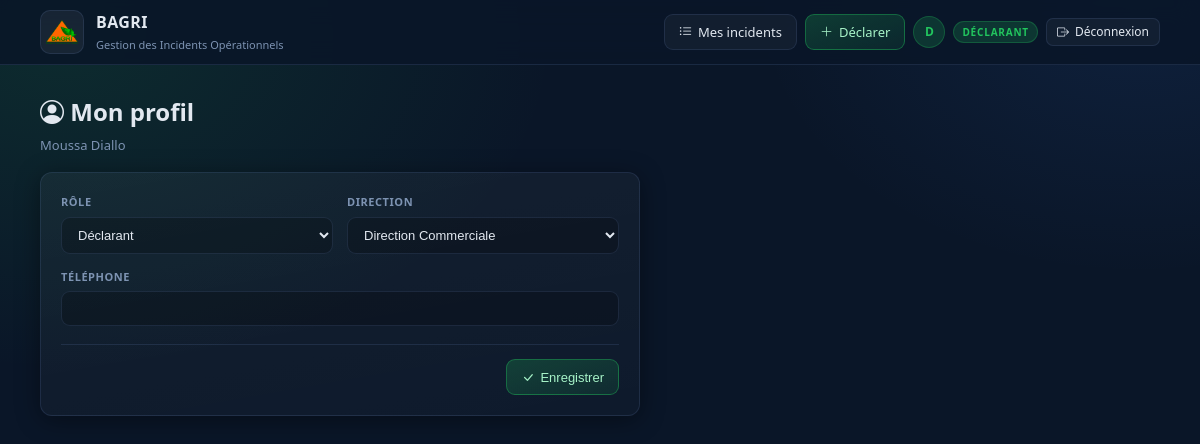
/comptes/profil/ (signed in), run on the app's committed database.
### accounts/models.py (models this page shows, shortened)
class Profile(models.Model):
    ROLE_DECLARANT   = "DECLARANT"
    ROLE_CHEF        = "CHEF"
    ROLE_RISQUES_OP  = "RISQUES_OP"
    ROLE_DIR_RISQUES = "DIR_RISQUES"
    ROLE_ADMIN       = "ADMIN"
    ROLE_CHOICES = [
        (ROLE_DECLARANT,   "Déclarant"),
        (ROLE_CHEF,        "Chef de direction"),
        (ROLE_RISQUES_OP,  "Agent traitement (Risques opérationnels)"),
        (ROLE_DIR_RISQUES, "Directeur Gestion des Risques"),
        (ROLE_ADMIN,       "Administrateur"),
    ]
    ROLES_AVEC_DIRECTION = (ROLE_DECLARANT, ROLE_CHEF)
    user      = models.OneToOneField(settings.AUTH_USER_MODEL, on_delete=models.CASCADE, related_name="profile")
    role      = models.CharField(max_length=30, choices=ROLE_CHOICES, default=ROLE_DECLARANT)
    direction = models.CharField(max_length=200, choices=DIRECTION_VALUES, blank=True, default="")
    telephone = models.CharField(max_length=50, blank=True, default="")
    @property
    def is_declarant(self):  return self.role == self.ROLE_DECLARANT
    @property
    def is_chef(self):       return self.role == self.ROLE_CHEF
    @property
    def is_risques_op(self): return self.role == self.ROLE_RISQUES_OP
    @property
    def is_dir_risques(self):return self.role == self.ROLE_DIR_RISQUES
    @property
    def is_admin(self):      return self.role == self.ROLE_ADMIN

### accounts/views.py (the view)
# urls.py: path("profil/", profile_view, name="profile"),
@login_required
def profile_view(request):
    profile = request.user.profile
    if request.method == "POST":
        form = ProfileForm(request.POST, instance=profile)
        if form.is_valid():
            form.save()
            messages.success(request, "Profil mis à jour.")
            return redirect("accounts:profile")
    else:
        form = ProfileForm(instance=profile)
    return render(request, "accounts/profile.html", {"form": form})

### accounts/forms.py (shortened to what this page needs)
class ProfileForm(forms.ModelForm):
    direction = forms.ChoiceField(
        choices=[("", "— Sélectionner une direction —")] + DIRECTION_VALUES,
        required=False,
        label="Direction",
    )
    class Meta:
        model = Profile
        fields = ("role", "direction", "telephone")

### accounts/templates/accounts/profile.html (shortened to what this page needs)
{% extends "incidents/base.html" %}
{% block content %}
<div class="pagehead">
  <div>
    <h1><i class="bi bi-person-circle" aria-label="Profil"></i> Mon profil</h1>
    <p class="muted">{{ request.user.get_full_name|default:request.user.username }}</p>
  </div>
</div>
<div class="card form" style="max-width:600px">
  <form method="post">
    <div class="grid-2">
      <div class="field"><label>Rôle</label>{{ form.role }}</div>
      <div class="field"><label>Direction</label>{{ form.direction }}</div>
      <div class="field field--full"><label>Téléphone</label>{{ form.telephone }}</div>
    </div>
    <div class="actions">
      <button class="btn btn--primary" type="submit" title="Enregistrer les modifications"><i class="bi bi-check-lg" aria-label="Enregistrer"></i> Enregistrer</button>
    </div>
  </form>
</div>
{% endblock %}

### incidents/templates/incidents/base.html (shortened to what this page needs)
{% load static %}
<!doctype html>
<html lang="fr">
<head>
  <link rel="stylesheet" href="https://cdn.jsdelivr.net/npm/bootstrap-icons@1.11.3/font/bootstrap-icons.min.css"/>
  <link rel="stylesheet" href="{% static 'app.css' %}"/>
</head>
<body>
<header class="topbar">
  <div class="container topbar__inner">
    <a class="brand" href="{% url 'incidents:list' %}">
      <img class="brand__logo" src="{% static 'img/bagri.png' %}" alt="BAGRI"/>
      <div>
        <div class="brand__title">BAGRI</div>
        <div class="brand__subtitle">Gestion des Incidents Opérationnels</div>
      </div>
    </a>
    <nav class="topnav">
      {% if request.user.is_authenticated %}
        {% with p=request.user.profile %}
          {% if p.is_declarant or p.is_admin %}
            <a class="btn" href="{% url 'incidents:list' %}" title="Voir la liste de vos incidents déclarés"><i class="bi bi-list-ul" aria-label="Liste"></i> Mes incidents</a>
            <a class="btn btn--primary" href="{% url 'incidents:create' %}" title="Déclarer un nouvel incident"><i class="bi bi-plus-lg" aria-label="Ajouter"></i> Déclarer</a>
          {% endif %}
          <div class="user-info">
            <div class="user-avatar" title="Initiale de votre nom">{{ request.user.username|first|upper }}</div>
            <span class="role-pill" title="Votre rôle dans le système">{{ p.get_role_display|truncatechars:22 }}</span>
          </div>
          <a class="btn btn--sm" href="{% url 'accounts:logout' %}" title="Se déconnecter"><i class="bi bi-box-arrow-right" aria-label="Déconnexion"></i> Déconnexion</a>
        {% endwith %}
      {% endif %}
    </nav>
  </div>
</header>
<main class="container" style="padding-top:8px;padding-bottom:48px;">
  {% block content %}{% endblock %}
</main>
</body>
</html>

### static/app.css (style rules this page uses)
:root { --bg: #0a1628; --panel: #0f1f3d; --panel2: #152442; --muted: #7d93b2; --text: #e2e8f0; --border: rgba(100,130,180,.18); --primary: #22c55e; --primary-dim: rgba(34,197,94,.18); --primary-dk: #16a34a; --danger: #ef4444; --danger-dim: rgba(239,68,68,.15); --warning: #f59e0b; --warning-dim: rgba(245,158,11,.15); --info: #3b82f6; --info-dim: rgba(59,130,246,.12); --radius: 12px; --shadow: 0 4px 24px rgba(0,0,0,.4); }
*, *::before, *::after { box-sizing: border-box; }
body { margin: 0; font-family: ui-sans-serif, system-ui, -apple-system, "Segoe UI", Roboto, Arial, sans-serif; font-size: 14px; line-height: 1.6; background: radial-gradient(ellipse 900px 600px at 5% 5%, rgba(34,197,94,.12), transparent 55%), radial-gradient(ellipse 700px 500px at 95% 0%, rgba(59,130,246,.10), transparent 55%), var(--bg); color: var(--text); min-height: 100vh; }
.container { max-width: 1160px; margin: 0 auto; padding: 0 20px; }
.topbar { position: sticky; top: 0; z-index: 100; background: rgba(10,22,40,.88); border-bottom: 1px solid var(--border); backdrop-filter: blur(12px); }
.topbar__inner { display: flex; gap: 16px; align-items: center; justify-content: space-between; height: 64px; }
.brand { display: flex; gap: 12px; align-items: center; text-decoration: none; color: inherit; }
.brand__logo { width: 44px; height: 44px; object-fit: contain; border-radius: 10px; background: rgba(255,255,255,.06); padding: 5px; border: 1px solid var(--border); }
.brand__title { font-weight: 800; font-size: 16px; letter-spacing: .4px; }
.brand__subtitle { font-size: 11px; color: var(--muted); }
.topnav { display: flex; gap: 8px; align-items: center; flex-wrap: wrap; }
.btn { display: inline-flex; align-items: center; justify-content: center; gap: 6px; height: 36px; padding: 0 14px; border-radius: 9px; border: 1px solid var(--border); color: var(--text); text-decoration: none; font-size: 13px; font-weight: 500; background: rgba(255,255,255,.04); cursor: pointer; transition: background .15s, border-color .15s; white-space: nowrap; }
.btn--primary { border-color: rgba(34,197,94,.4); background: linear-gradient(160deg, rgba(34,197,94,.22), rgba(34,197,94,.10)); color: #a7f3c8; }
.btn--sm { height: 28px; border-radius: 7px; padding: 0 10px; font-size: 12px; }
.card { background: linear-gradient(170deg, rgba(255,255,255,.045), rgba(255,255,255,.02)); border: 1px solid var(--border); border-radius: var(--radius); padding: 20px; box-shadow: var(--shadow); }
.pagehead { display: flex; align-items: flex-end; justify-content: space-between; gap: 14px; margin: 20px 0 16px; }
.pagehead h1 { margin: 0; font-size: 24px; font-weight: 800; }
.muted { color: var(--muted); margin: 4px 0 0; font-size: 13px; }
.grid-2 { display: grid; grid-template-columns: repeat(2, minmax(0,1fr)); gap: 14px; }
.field { display: flex; flex-direction: column; }
.field label { font-size: 11px; font-weight: 600; color: var(--muted); margin-bottom: 6px; text-transform: uppercase; letter-spacing: .05em; }
.field input, .field select, .field textarea { width: 100%; padding: 9px 12px; border-radius: 9px; border: 1px solid var(--border); background: rgba(0,0,0,.22); color: var(--text); font-size: 13px; outline: none; transition: border-color .15s; }
.field select option { background: var(--panel); }
.field--full { grid-column: 1 / -1; }
.actions { display: flex; gap: 10px; justify-content: flex-end; margin-top: 18px; padding-top: 14px; border-top: 1px solid var(--border); }
.role-pill { font-size: 10px; font-weight: 700; text-transform: uppercase; letter-spacing: .08em; padding: 2px 8px; border-radius: 20px; background: var(--primary-dim); color: var(--primary); border: 1px solid rgba(34,197,94,.25); }
.user-info { display: flex; align-items: center; gap: 8px; }
.user-avatar { width: 32px; height: 32px; border-radius: 50%; background: var(--primary-dim); border: 1px solid rgba(34,197,94,.25); display: flex; align-items: center; justify-content: center; font-size: 12px; font-weight: 700; color: var(--primary); }

### data on the page
Profile: role "DÉCLARANT", role "Déclarant", direction "Direction Commerciale"

### other printed values
{{ request.user.username|first|upper }} "D"
{{ request.user.get_full_name|default:request.user.username }} "Moussa Diallo"
